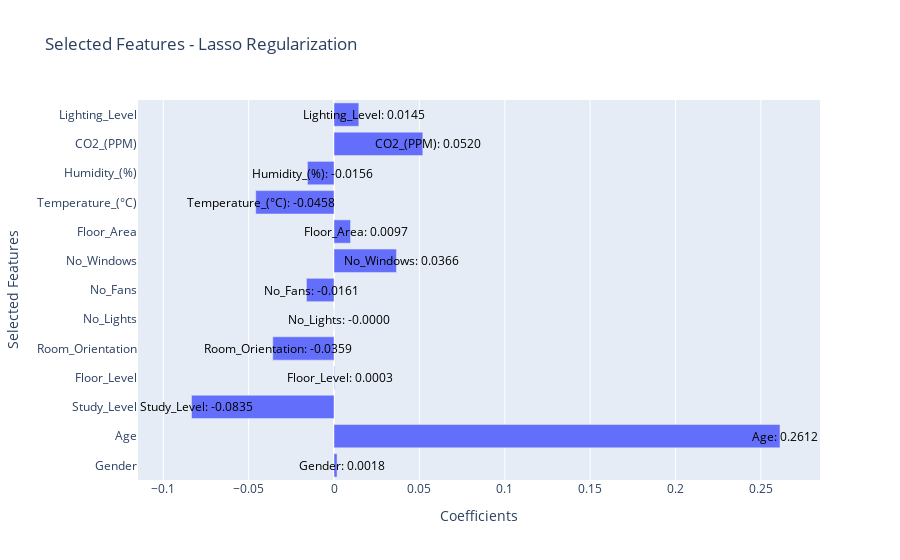

The notebook cell saved with this chart:
### Code cell
import plotly.graph_objects as go

import pandas as pd
import numpy as np
from sklearn.model_selection import train_test_split
from sklearn.preprocessing import StandardScaler
from keras.models import Sequential
from keras.layers import Dense, Input
from keras.callbacks import EarlyStopping
from imblearn.combine import SMOTEENN
from sklearn.metrics import classification_report
from sklearn.decomposition import PCA
import keras
import plotly.graph_objects as go
from sklearn.linear_model import Lasso

# Load the dataset
df = pd.read_csv("IUBAT_Testing7.csv")

df.columns = df.columns.str.strip()
df["Gender"] = pd.factorize(df['Gender'])[0].astype(np.uint8)
df["Room_Orientation"] = pd.factorize(df['Room_Orientation'])[0].astype(np.uint8)
df["Lighting_Level"] = pd.factorize(df['Lighting_Level'])[0].astype(np.uint8)
df["Age"] = pd.factorize(df['Age'])[0].astype(np.uint8)
df["Distan_Windows"] = pd.factorize(df['Distan_Windows'])[0].astype(np.uint8)
df["PMV_Level"] = pd.factorize(df['PMV_Level'])[0].astype(np.uint8)

# Separate inputs and target variable
inputs = df.drop(['PMV_Level',], axis='columns')
target = df['PMV_Level']

# Apply Lasso regularization for feature selection
lasso = Lasso(alpha=0.01)
lasso.fit(inputs, target)

# Get the selected features and their coefficients
selected_features = inputs.columns[lasso.coef_ != 0]
feature_coefficients = lasso.coef_[lasso.coef_ != 0]

# Create a DataFrame for the selected features and coefficients
feature_df = pd.DataFrame({'Selected Features': selected_features, 'Coefficients': feature_coefficients})

# Plot the feature coefficients using horizontal bar plot
fig = go.Figure(data=[go.Bar(y=feature_df['Selected Features'], x=feature_df['Coefficients'], orientation='h')])
fig.update_layout(yaxis=dict(title='Selected Features'), xaxis=dict(title='Coefficients'), title='Selected Features - Lasso Regularization')

# Add text annotations for feature values
fig.update_layout(
    annotations=[
        go.layout.Annotation(
            x=coeff,
            y=feat,
            text=f"{feat}: {coeff:.4f}",
            showarrow=False,
            font=dict(color='black', size=12),
            xshift=5,
            yshift=0
        ) for feat, coeff in zip(feature_df['Selected Features'], feature_df['Coefficients'])
    ]
)

fig.show()

### Figure 1 — Plotly figure (JSON) as saved in the notebook; plotly's stock layout.template omitted (floating-point values rounded to 4 significant figures)
{"data": [{"orientation": "h", "type": "bar", "x": [0.001799, 0.2612, -0.08346, 0.0003045, -0.03586, -2.234e-05, -0.01614, 0.03658, 0.009686, -0.04584, -0.01556, 0.052, 0.01454], "y": ["Gender", "Age", "Study_Level", "Floor_Level", "Room_Orientation", "No_Lights", "No_Fans", "No_Windows", "Floor_Area", "Temperature_(°C)", "Humidity_(%)", "CO2_(PPM)", "Lighting_Level"]}], "layout": {"annotations": [{"font": {"color": "black", "size": 12}, "showarrow": false, "text": "Gender: 0.0018", "x": 0.001799, "xshift": 5, "y": "Gender", "yshift": 0}, {"font": {"color": "black", "size": 12}, "showarrow": false, "text": "Age: 0.2612", "x": 0.2612, "xshift": 5, "y": "Age", "yshift": 0}, {"font": {"color": "black", "size": 12}, "showarrow": false, "text": "Study_Level: -0.0835", "x": -0.08346, "xshift": 5, "y": "Study_Level", "yshift": 0}, {"font": {"color": "black", "size": 12}, "showarrow": false, "text": "Floor_Level: 0.0003", "x": 0.0003045, "xshift": 5, "y": "Floor_Level", "yshift": 0}, {"font": {"color": "black", "size": 12}, "showarrow": false, "text": "Room_Orientation: -0.0359", "x": -0.03586, "xshift": 5, "y": "Room_Orientation", "yshift": 0}, {"font": {"color": "black", "size": 12}, "showarrow": false, "text": "No_Lights: -0.0000", "x": -2.234e-05, "xshift": 5, "y": "No_Lights", "yshift": 0}, {"font": {"color": "black", "size": 12}, "showarrow": false, "text": "No_Fans: -0.0161", "x": -0.01614, "xshift": 5, "y": "No_Fans", "yshift": 0}, {"font": {"color": "black", "size": 12}, "showarrow": false, "text": "No_Windows: 0.0366", "x": 0.03658, "xshift": 5, "y": "No_Windows", "yshift": 0}, {"font": {"color": "black", "size": 12}, "showarrow": false, "text": "Floor_Area: 0.0097", "x": 0.009686, "xshift": 5, "y": "Floor_Area", "yshift": 0}, {"font": {"color": "black", "size": 12}, "showarrow": false, "text": "Temperature_(°C): -0.0458", "x": -0.04584, "xshift": 5, "y": "Temperature_(°C)", "yshift": 0}, {"font": {"color": "black", "size": 12}, "showarrow": false, "text": "Humidity_(%): -0.0156", "x": -0.01556, "xshift": 5, "y": "Humidity_(%)", "yshift": 0}, {"font": {"color": "black", "size": 12}, "showarrow": false, "text": "CO2_(PPM): 0.0520", "x": 0.052, "xshift": 5, "y": "CO2_(PPM)", "yshift": 0}, {"font": {"color": "black", "size": 12}, "showarrow": false, "text": "Lighting_Level: 0.0145", "x": 0.01454, "xshift": 5, "y": "Lighting_Level", "yshift": 0}], "title": {"text": "Selected Features - Lasso Regularization"}, "xaxis": {"title": {"text": "Coefficients"}}, "yaxis": {"title": {"text": "Selected Features"}}}}
